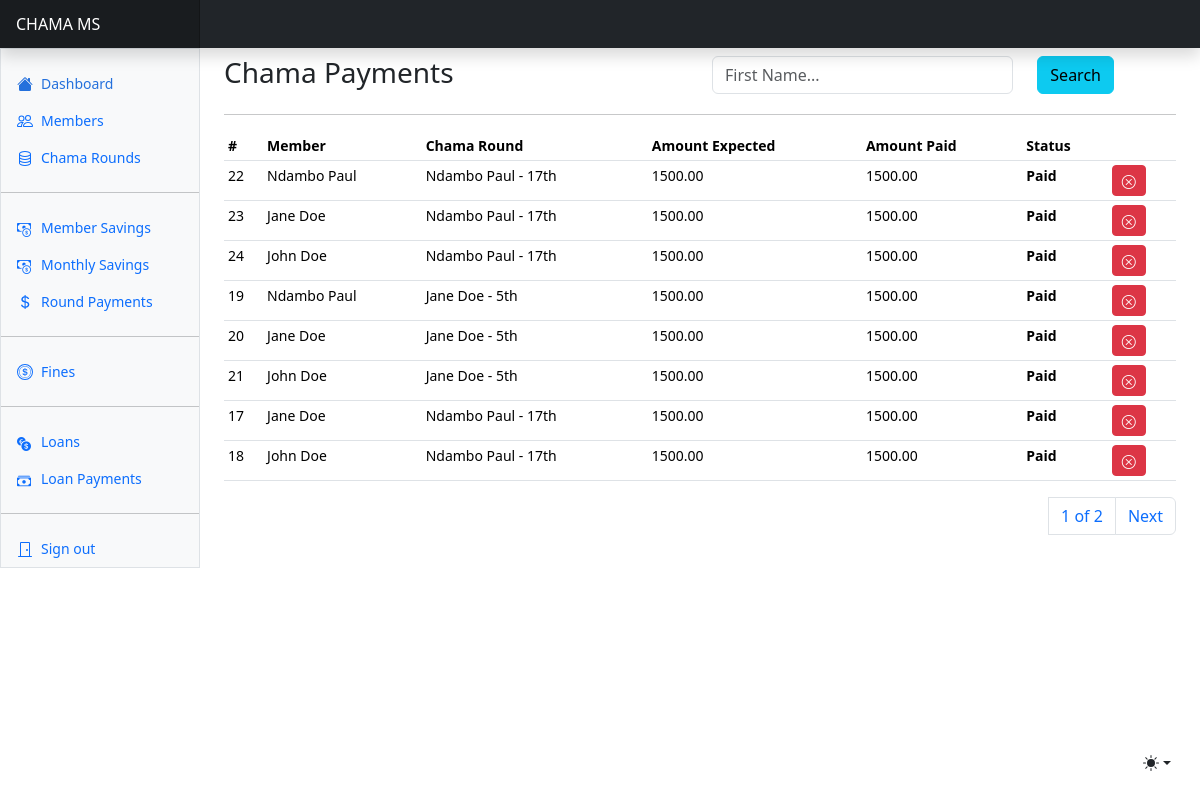
Before: /payments/chama-payments/ with the older database file.
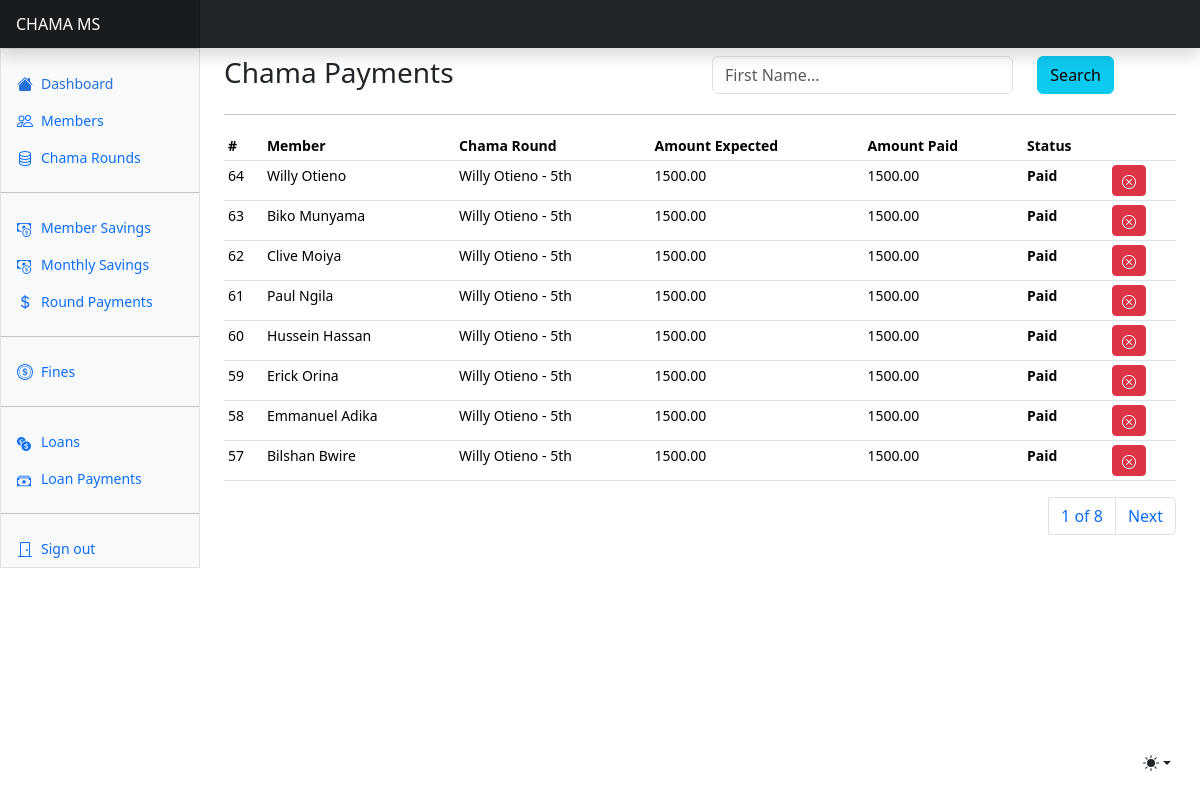
After: the same page with the newer database file.
### finance/models.py (models this page shows, shortened)
class MeriGoRoundPayment(AbstractBaseModel):
    merigoround = models.ForeignKey(MeriGoRound, on_delete=models.CASCADE, null=True)
    member = models.ForeignKey("users.User", on_delete=models.CASCADE, related_name="membermpayments")
    amount_expected = models.DecimalField(max_digits=100, decimal_places=2, default=1500)
    amount_paid = models.DecimalField(max_digits=100, decimal_places=2, default=0)
    chama_round = models.CharField(max_length=255, choices=ROUND_CHOICES)
    paid = models.BooleanField(default=False)
    payment_status = models.CharField(max_length=255, choices=PAYMENT_STATUS, default="Pending")

class MeriGoRound(AbstractBaseModel):
    member = models.ForeignKey("users.User", on_delete=models.CASCADE)
    round_date = models.DateField()
    amount_expected = models.DecimalField(max_digits=100, decimal_places=2, default=0)
    amount_raised = models.DecimalField(max_digits=100, decimal_places=2, default=0)
    done = models.BooleanField(default=False)
    def __str__(self):
        return self.member.first_name + " " + self.member.last_name

### users/models.py (models this page shows, shortened)
class User(AbstractUser, AbstractBaseModel):
    role = models.CharField(max_length=255, choices=USER_ROLES)
    id_number = models.CharField(max_length=255)
    phone_number = models.CharField(max_length=255)
    gender = models.CharField(max_length=255, null=True, blank=True)
    date_joined = models.DateField(null=True)
    address = models.CharField(max_length=255, null=True, blank=True)
    city = models.CharField(max_length=255, null=True)
    county = models.CharField(max_length=255, null=True, blank=True)
    country = models.CharField(max_length=255, null=True, blank=True)
    round_number = models.IntegerField(default=0, null=True, blank=True)
    def __str__(self):
        return f"{self.first_name} {self.last_name}"

### finance/views.py (the view)
# urls.py: path("chama-payments/", chama_round_payments, name="chama-payments"),
def chama_round_payments(request):
    chama_round_payments = MeriGoRoundPayment.objects.all().order_by("-created")
    if request.method == "POST":
        search_text = request.POST.get("search_text")
        print(f"Search Text: {search_text}")
        chama_round_payments = MeriGoRoundPayment.objects.filter(Q(member__first_name__icontains=search_text) | Q(member__last_name__icontains=search_text))
    paginator = Paginator(chama_round_payments, 8)
    page_number = request.GET.get("page")
    page_obj = paginator.get_page(page_number)
    context = {"page_obj": page_obj}
    return render(request, "payments/chama_payments/round_payments.html", context)

### templates/payments/chama_payments/round_payments.html (shortened to what this page needs)
{% extends "base.html" %}
{% block content %}
<div class="row mt-2">
    <div class="col">
        <h3>Chama Payments</h3>
    </div>
    <div class="col">
      <form method="POST">
          <div class="row">
            <div class="col-8">
              <input type="text" class="form-control" name="search_text" id="search_text" placeholder="First Name...">
            </div>
            <div class="col-4">
              <button class="btn btn-info">Search</button>
            </div>
          </div>
      </form>
    </div>
</div>
<hr/>
      <div class="table-responsive small">
        <table class="table table-sm">
          <thead>
            <tr>
              <th scope="col">#</th>
              <th scope="col">Member</th>
              <th scope="col">Chama Round</th>
              <th scope="col">Amount Expected</th>
              <th scope="col">Amount Paid</th>
              <th scope="col">Status</th>
              <th scope="col"></th>
            </tr>
          </thead>
          <tbody>
            {% for payment in page_obj %}
            <tr>
              <td>{{payment.id}}</td>
              <td>{{payment.member}}</td>
              <td>{{payment.merigoround}} - {{payment.chama_round}}</td>
              <td>{{payment.amount_expected}}</td>
              <td>{{payment.amount_paid}}</td>
              <td><b>{{payment.payment_status}}</b></td>
              <td>
                {% if payment.payment_status == "Paid" %}
                <a href="{% url 'chama-payment-as-cancelled' payment.id %}" class="btn btn-danger btn-sm"><i class="bi bi-x-circle"></i></a>
                {% elif payment.payment_status == "Pending" %}
                <a href="{% url 'chama-payment-as-paid' payment.id %}" class="btn btn-success btn-sm"><i class="bi bi-check-circle"></i></a>
                <a href="{% url 'chama-payment-as-defaulted' payment.id %}" class="btn btn-warning btn-sm"><i class="bi bi-x"></i></a>
                {% elif payment.payment_status == "Defaulted" or payment.payment_status == "Cancelled" %}
                <a href="{% url 'chama-payment-as-reset' payment.id %}" class="btn btn-info btn-sm"><i class="bi bi-arrow-clockwise"></i></a>
                {% endif %}
              </td>
            </tr>
            {% endfor %}
          </tbody>
        </table>
        <div>
          <nav aria-label="Page navigation example">
            <ul class="pagination justify-content-end">
              <a class="page-link" href="#">{{ page_obj.number }} of {{ page_obj.paginator.num_pages }}</a>
              {% if page_obj.has_next %}
              <li class="page-item"><a class="page-link" href="?page={{ page_obj.next_page_number }}">Next</a></li>
              {% endif %}
            </ul>
          </nav>
        </div>
      </div>
{% endblock content %}

Changed rows visible on the page:
no longer on this page (row edited): MeriGoRoundPayment: id "22", member "Ndambo Paul", merigoround "Ndambo Paul", chama_round "17th", amount_expected "1500.00", amount_paid "1500.00", payment_status "Paid"
no longer on this page (row edited): MeriGoRoundPayment: id "23", member "Jane Doe", merigoround "Ndambo Paul", chama_round "17th", amount_expected "1500.00", amount_paid "1500.00", payment_status "Paid"
no longer on this page (row edited): MeriGoRoundPayment: id "24", member "John Doe", merigoround "Ndambo Paul", chama_round "17th", amount_expected "1500.00", amount_paid "1500.00", payment_status "Paid"
no longer on this page (row edited): MeriGoRoundPayment: id "19", member "Ndambo Paul", merigoround "Jane Doe", chama_round "5th", amount_expected "1500.00", amount_paid "1500.00", payment_status "Paid"
no longer on this page (row edited): MeriGoRoundPayment: id "20", member "Jane Doe", merigoround "Jane Doe", chama_round "5th", amount_expected "1500.00", amount_paid "1500.00", payment_status "Paid"
no longer on this page (row edited): MeriGoRoundPayment: id "21", member "John Doe", merigoround "Jane Doe", chama_round "5th", amount_expected "1500.00", amount_paid "1500.00", payment_status "Paid"
no longer on this page (row edited): MeriGoRoundPayment: id "17", member "Jane Doe", merigoround "Ndambo Paul", chama_round "17th", amount_expected "1500.00", amount_paid "1500.00", payment_status "Paid"
no longer on this page (row edited): MeriGoRoundPayment: id "18", member "John Doe", merigoround "Ndambo Paul", chama_round "17th", amount_expected "1500.00", amount_paid "1500.00", payment_status "Paid"
added MeriGoRoundPayment: id "64", member "Willy Otieno", merigoround "Willy Otieno", chama_round "5th", amount_expected "1500.00", amount_paid "1500.00", payment_status "Paid"
added MeriGoRoundPayment: id "63", member "Biko Munyama", merigoround "Willy Otieno", chama_round "5th", amount_expected "1500.00", amount_paid "1500.00", payment_status "Paid"
added MeriGoRoundPayment: id "62", member "Clive Moiya", merigoround "Willy Otieno", chama_round "5th", amount_expected "1500.00", amount_paid "1500.00", payment_status "Paid"
added MeriGoRoundPayment: id "61", member "Paul Ngila", merigoround "Willy Otieno", chama_round "5th", amount_expected "1500.00", amount_paid "1500.00", payment_status "Paid"
added MeriGoRoundPayment: id "60", member "Hussein Hassan", merigoround "Willy Otieno", chama_round "5th", amount_expected "1500.00", amount_paid "1500.00", payment_status "Paid"
added MeriGoRoundPayment: id "59", member "Erick Orina", merigoround "Willy Otieno", chama_round "5th", amount_expected "1500.00", amount_paid "1500.00", payment_status "Paid"
added MeriGoRoundPayment: id "58", member "Emmanuel Adika", merigoround "Willy Otieno", chama_round "5th", amount_expected "1500.00", amount_paid "1500.00", payment_status "Paid"
added MeriGoRoundPayment: id "57", member "Bilshan Bwire", merigoround "Willy Otieno", chama_round "5th", amount_expected "1500.00", amount_paid "1500.00", payment_status "Paid"
Other visible differences:
{{ page_obj.paginator.num_pages }}: "2" → "8"
